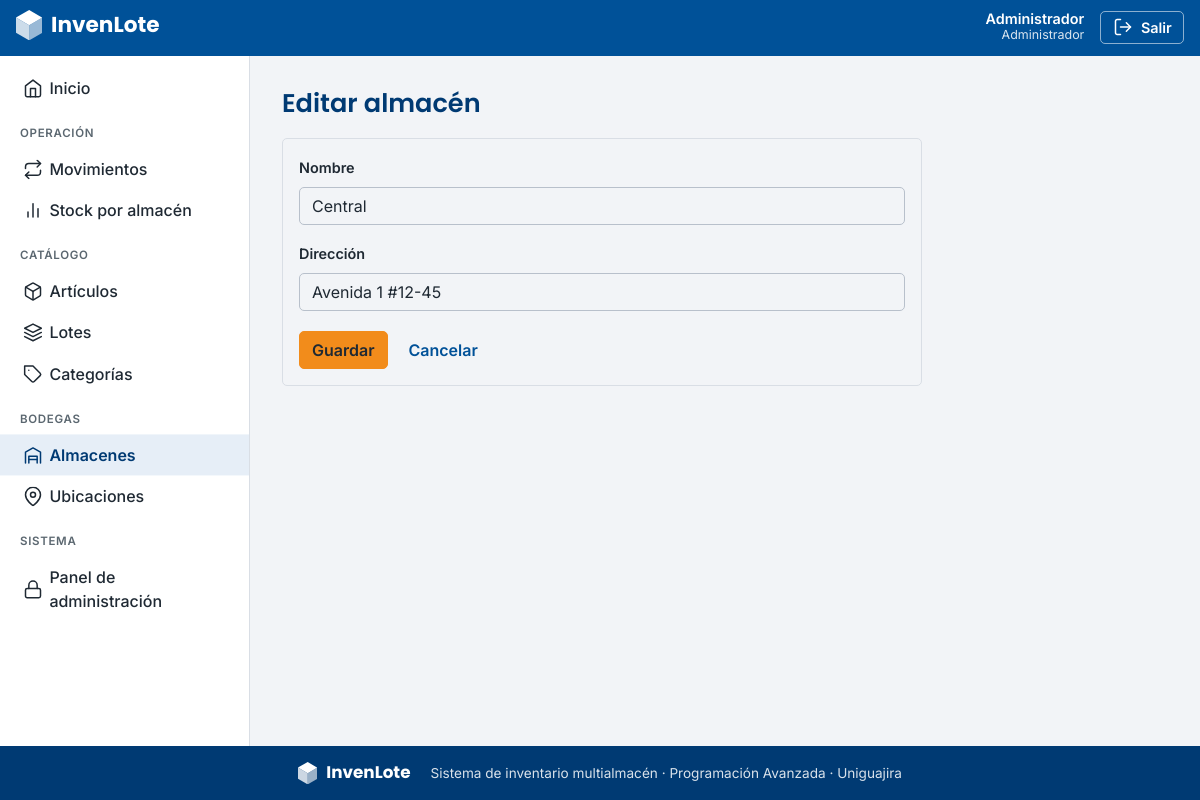
Page /almacenes/3/editar/ (signed in) on the committed database.
### apps/usuarios/models.py (models this page shows, shortened)
class Usuario(AbstractUser):
    class Rol(models.TextChoices):
        ADMIN = "ADMIN", "Administrador"
        JEFE = "JEFE", "Jefe de bodega"
        BODEGUERO = "BODEGUERO", "Bodeguero"
    pk_usu_id = models.BigAutoField(primary_key=True)
    usu_rol = models.CharField("rol", max_length=10, choices=Rol.choices, default=Rol.BODEGUERO)
    class Meta:
        db_table = "tbl_usuario"
        verbose_name = "usuario"
        verbose_name_plural = "usuarios"

### apps/almacenes/models.py (models this page shows, shortened)
class Almacen(models.Model):
    pk_alm_id = models.BigAutoField(primary_key=True)
    alm_nombre = models.CharField("nombre", max_length=100)
    alm_direccion = models.CharField("dirección", max_length=150)
    class Meta:
        db_table = "tbl_almacen"
        verbose_name = "almacén"
        verbose_name_plural = "almacenes"

### apps/almacenes/views.py (the view)
# urls.py: path("<int:pk>/editar/", views.AlmacenEditar.as_view(), name="editar"),
class AlmacenEditar(PermissionRequiredMixin, SuccessMessageMixin, UpdateView):
    model = Almacen
    form_class = AlmacenForm
    permission_required = "almacenes.change_almacen"
    success_url = reverse_lazy("almacenes:lista")
    success_message = "Cambios guardados."

### apps/almacenes/forms.py
class AlmacenForm(BootstrapFormMixin, forms.ModelForm):
    class Meta:
        model = Almacen
        fields = ('alm_nombre', 'alm_direccion',)

### config/context.py (called while the page is built)
def rol_usuario(request):
    usuario = request.user
    if not usuario.is_authenticated:
        return {}
    return {"rol": usuario.get_usu_rol_display()}

### config/forms.py (called while the page is built)
    def full_clean(self):
        super().full_clean()
        for nombre in (self._errors or {}):
            if nombre in self.fields:
                widget = self.fields[nombre].widget
                widget.attrs["class"] = f"{widget.attrs.get('class', '')} is-invalid".strip()

### templates/almacenes/almacen_form.html (shortened to what this page needs)
{% extends "crud/formulario.html" %}
{% block titulo_pagina %}{% if object %}Editar almacén{% else %}Nuevo almacén{% endif %}{% endblock %}
{% block cancelar %}{% url 'almacenes:lista' %}{% endblock %}

### templates/includes/navbar.html (shortened to what this page needs)
<header class="barra-superior">
  <div class="barra-interna">
    <a class="marca" href="{% url 'inicio' %}" aria-label="InvenLote, ir al inicio">
      {% include "includes/logo.html" with blanco=True %}
    </a>
    {% if user.is_authenticated %}
    <div class="usuario">
      <div class="usuario-datos d-none d-sm-block">
        <div class="usuario-nombre">{{ user.get_full_name|default:user.username }}</div>
        <div class="usuario-rol">{{ rol }}</div>
      </div>
      <form method="post" action="{% url 'logout' %}">
        <button type="submit" class="btn-salir">{% include "includes/icono.html" with nombre="salir" %}<span>Salir</span></button>
      </form>
    </div>
    {% endif %}
  </div>
</header>

### templates/includes/formulario.html (shortened to what this page needs)
{% for campo in form.visible_fields %}
<div class="mb-3">
  <label for="{{ campo.id_for_label }}" class="form-label">{{ campo.label }}</label>
  {{ campo }}
</div>
{% endfor %}

### static/invenlote/app.css (style rules this page uses)
:root { --il-azul: #005198; --il-azul-oscuro: #003A73; --il-naranja: #F28C1B; --il-gris: #F2F4F7; --il-texto: #1F2933; --il-suave: #5B6770; --il-borde: #D9DEE5; --il-rojo: #B3261E; --il-verde: #1E7B3A; --bs-primary: var(--il-azul); --bs-primary-rgb: 0, 81, 152; --bs-link-color: var(--il-azul); --bs-link-color-rgb: 0, 81, 152; --bs-link-hover-color: var(--il-azul-oscuro); --bs-body-color: var(--il-texto); --bs-body-bg: var(--il-gris); --bs-body-font-family: 'Inter', system-ui, -apple-system, 'Segoe UI', sans-serif; --bs-border-color: var(--il-borde); --bs-border-radius: 5px; --bs-border-radius-sm: 5px; --bs-border-radius-lg: 5px; }
body { background: var(--il-gris); color: var(--il-texto); display: flex; flex-direction: column; min-height: 100vh; }
a { text-decoration: none; }
.barra-superior { background: var(--il-azul); color: #fff; position: sticky; top: 0; z-index: 1030; }
.barra-interna { display: flex; align-items: center; gap: .75rem; padding: .6rem 1rem; max-width: 1500px; margin: 0 auto; }
.marca { color: #fff; margin-right: auto; }
.usuario { display: flex; align-items: center; gap: 1rem; }
.usuario-nombre { font-weight: 600; font-size: .9rem; line-height: 1.1; text-align: right; }
.usuario-rol { font-size: .78rem; opacity: .85; text-align: right; }
.btn-salir { background: transparent; color: #fff; border: 1px solid rgba(255,255,255,.55); border-radius: 5px; padding: .3rem .7rem; font-weight: 600; font-size: .9rem; }
.form-label { font-weight: 600; font-size: .9rem; }
.form-control, .form-select { border-radius: 5px; border-color: #B8C0CB; }

### rows in the picture
Usuario: get_full_name "Administrador", first_name "Administrador"
Almacen: visible_fields "Central" "Avenida 1 #12-45"

### other values in the picture
{{ campo.label }} "Nombre" "Dirección"
